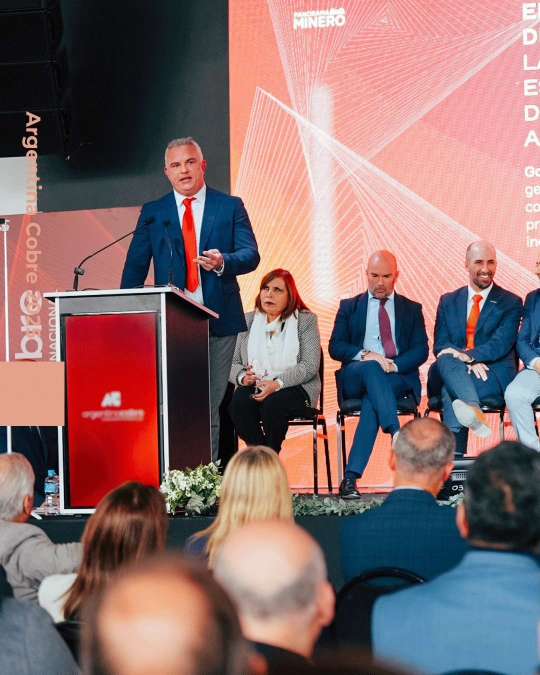
#> input picture site-src/assets/img/argentina-cobre-2025.jpg, 1080 x 1350 px, given in place of stockholm-2026-image.jpg, which was not available (shown at 1/2 size)
$ python prep_photos_2026_10.py
#> lines starting #> are read from the running program, lines starting #| are printed output that depends on the picture
"""Web versions of the Nordic Funds & Mines photo (Stockholm, 16 October 2026).
Run once from site-src with the original in UP. Saving through Pillow drops all EXIF data, including location."""
import os, sys
from PIL import Image, ImageOps

B = os.path.dirname(os.path.abspath(__file__)); A = os.path.join(B, 'assets', 'img')
UP = sys.argv[1] if len(sys.argv) > 1 else os.path.join(B, 'originals')
im = ImageOps.exif_transpose(Image.open(f'{UP}/stockholm-2026-image.jpg')).convert('RGB')
#> im is the input picture: PIL image 1080x1350 RGB; mean R, G, B 136.8, 108.9, 109.6
for w, q, name in ((1600, 86, 'nordic-funds-mines-2026.jpg'), (800, 80, 'nordic-funds-mines-2026-800.jpg')):
    im.resize((w, round(im.height * w / im.width)), Image.LANCZOS).save(f'{A}/{name}', quality=q, optimize=True, progressive=True)
#> this loop made 2 passes
#> pass 2, `im.resize((w, round(im.height * w / im.width)), Image.LANCZOS).save(f'..`:
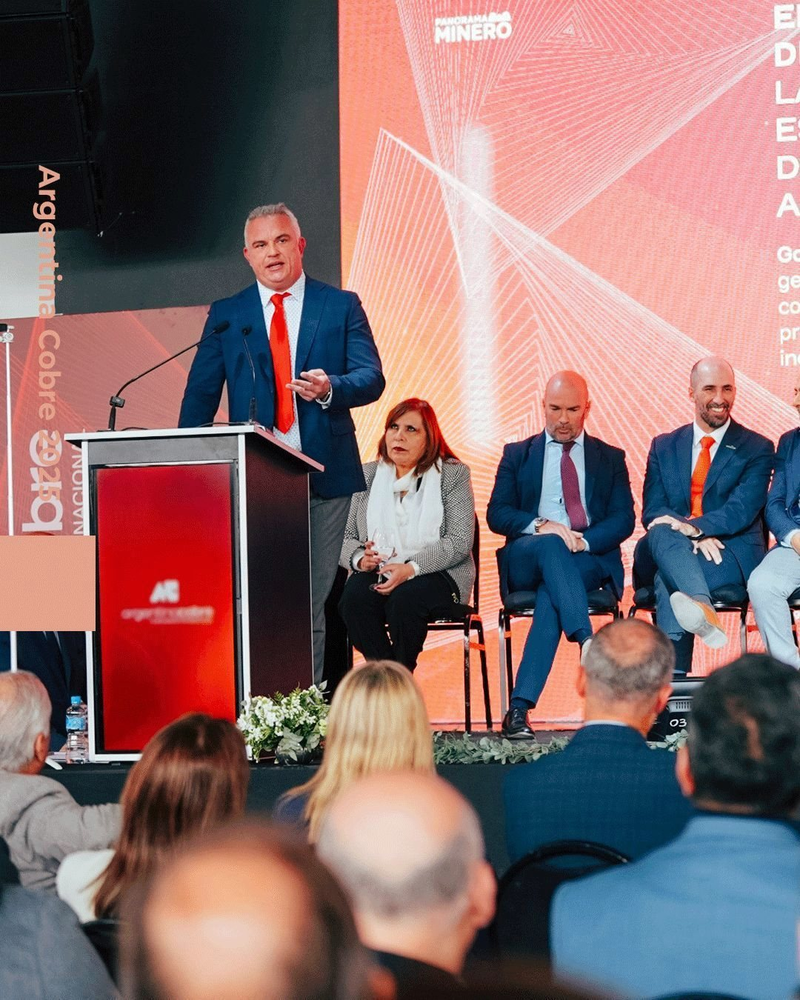
#> saved as nordic-funds-mines-2026-800.jpg: PIL image 800x1000 RGB; mean R, G, B 136.8, 108.9, 109.6
print(Image.open(f'{A}/nordic-funds-mines-2026.jpg').size)

$ run again, on site-src/assets/img/diploma-2024.jpg
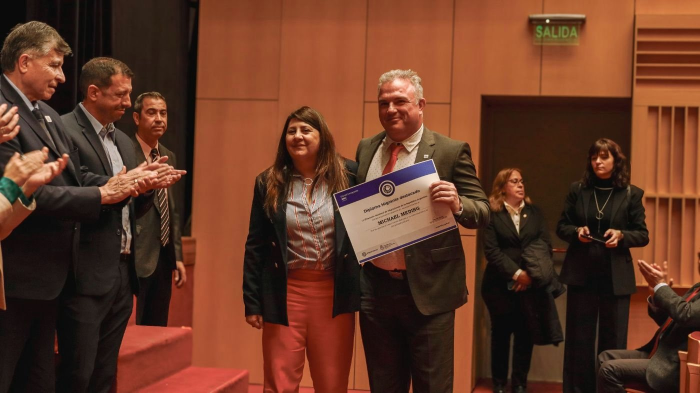
#> input picture site-src/assets/img/diploma-2024.jpg, 1400 x 785 px, given in place of stockholm-2026-image.jpg, which was not available (shown at 1/2 size)
#> im is the input picture: PIL image 1400x785 RGB; mean R, G, B 100, 56.1, 37.4
#> the loop `for w, q, name in ((1600, 86, 'nordic-funds-mines-2026.jpg'), (800, 80..` made 2 passes
#> pass 2, `im.resize((w, round(im.height * w / im.width)), Image.LANCZOS).save(f'..`:
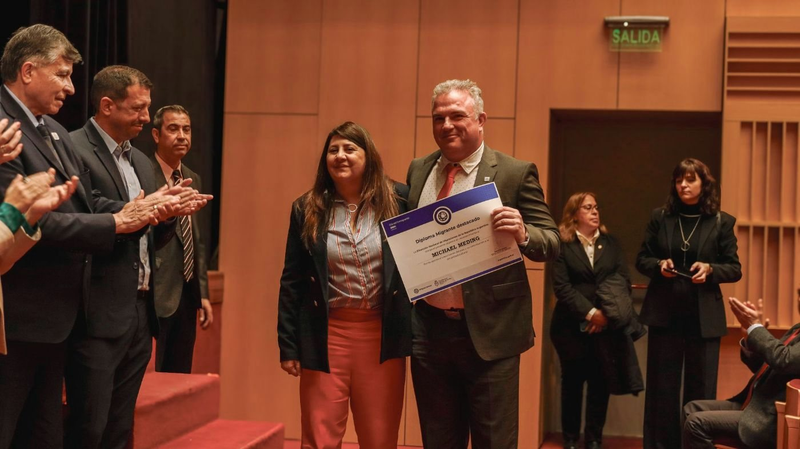
#> saved as nordic-funds-mines-2026-800.jpg: PIL image 800x449 RGB; mean R, G, B 100, 56.1, 37.4
